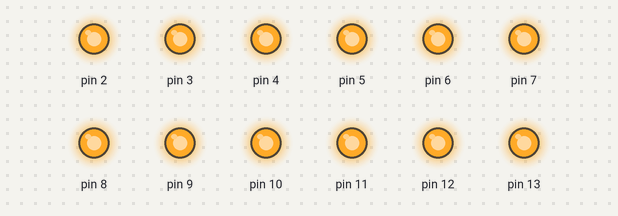
Simulated run of this sketch. Board: Arduino Uno, built with avr-gcc and run on an emulated ATmega328P. Shown: output pins drawn as LEDs (lit = HIGH).

Above: at 2.15 s.
At 6.95 s:
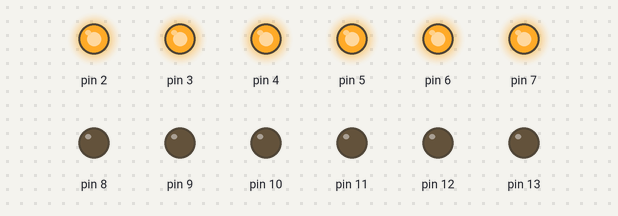
At 11.37 s:
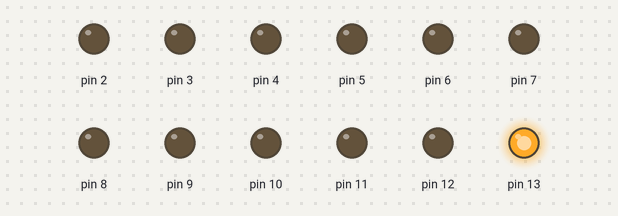
At 21.1 s:
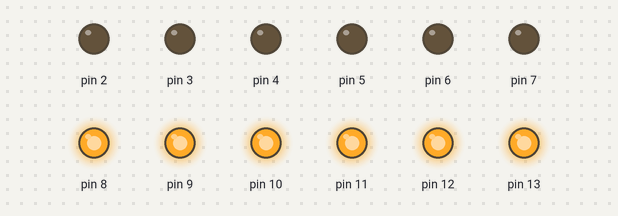
At 31.17 s:
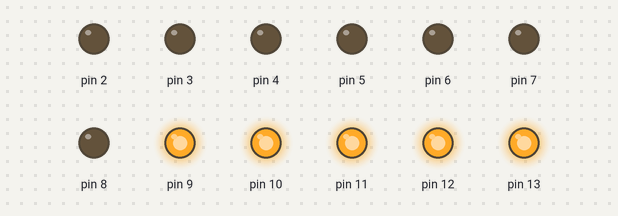
At 39.85 s:
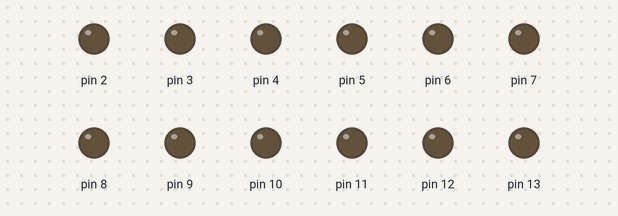
Timing chart, 0 to 40.0 s (numbered marks = the images above):
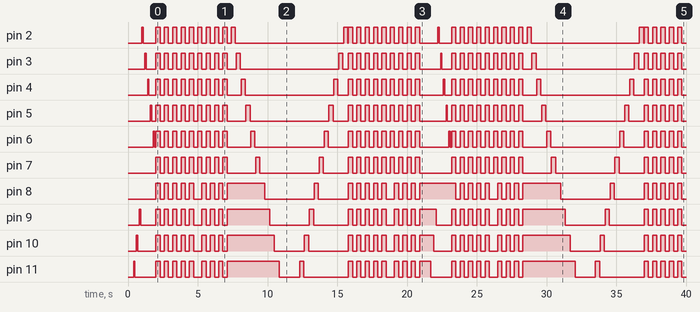

The sketch:

Blink.ino
```cpp
int delayInMSec = 100;
int onOffDelay = 300 ;
void setup() {
  pinMode(13, OUTPUT);
  pinMode(12, OUTPUT);
  pinMode(11, OUTPUT);
  pinMode(10, OUTPUT);
  pinMode(9, OUTPUT);
  pinMode(8, OUTPUT);
  pinMode(7, OUTPUT);
  pinMode(6, OUTPUT);
  pinMode(5, OUTPUT);
  pinMode(4, OUTPUT);
  pinMode(3, OUTPUT);
  pinMode(2, OUTPUT);
}

void loop() {
  pattern1();
  pattern2();
  pattern3();
  pattern4();
  pattern5();
  pattern6();
   pattern3();
  pattern4();
}

void pattern1() {
  blinkred1(13, delayInMSec);
  blinkred1(12, delayInMSec);
  blinkred1(11, delayInMSec);
  blinkred1(10, delayInMSec);
  blinkred1(9, delayInMSec);


}

void pattern2() {
  blinkred1(2, delayInMSec);
  blinkred1(3, delayInMSec);
  blinkred1(4, delayInMSec);
  blinkred1(5, delayInMSec);
  blinkred1(6, delayInMSec);


}
void pattern3() {
  blinkONOFF();
  blinkONOFF();
  blinkONOFF();
  blinkONOFF();
  blinkONOFF();

}
void pattern4() {
  blinkONOFFHalf();
  blinkONOFFHalf();
  blinkONOFFHalf();
  blinkONOFFHalf();

}
void pattern5() {
  oneOnOff(2);
  oneOnOff(3);
  oneOnOff(4);
  oneOnOff(5);
  oneOnOff(6);
  oneOnOff(7);
  oneOnOff(8);
  oneOnOff(9);
  oneOnOff(10);
  oneOnOff(11);
  oneOnOff(12);
  oneOnOff(13);

}
void pattern6() {
  oneOnOff(13);
  oneOnOff(12);
  oneOnOff(11);
  oneOnOff(10);
  oneOnOff(9);
  oneOnOff(8);
  oneOnOff(7);
  oneOnOff(6);
  oneOnOff(5);
  oneOnOff(4);
  oneOnOff(3);
  oneOnOff(2);

}
void blinkred1(int pin, int delayInmilisec) {
  digitalWrite(pin, HIGH);
  delay(delayInmilisec);
  digitalWrite(pin, LOW);
  delay(delayInmilisec);
}

void blinkONOFF() {
  digitalWrite(2, HIGH);
  digitalWrite(3, HIGH);
  digitalWrite(4, HIGH);
  digitalWrite(5, HIGH);
  digitalWrite(6, HIGH);
  digitalWrite(7, HIGH);
  digitalWrite(8, HIGH);
  digitalWrite(9, HIGH);
  digitalWrite(10, HIGH);
  digitalWrite(11, HIGH);
  digitalWrite(12, HIGH);
  digitalWrite(13, HIGH);
  delay(onOffDelay);
  digitalWrite(2, LOW);
  digitalWrite(3, LOW);
  digitalWrite(4, LOW);
  digitalWrite(5, LOW);
  digitalWrite(6, LOW);
  digitalWrite(7, LOW);
  digitalWrite(8, LOW);
  digitalWrite(9, LOW);
  digitalWrite(10, LOW);
  digitalWrite(11, LOW);
  digitalWrite(12, LOW);
  digitalWrite(13, LOW);
  delay(onOffDelay);
}

void blinkONOFFHalf() {
  digitalWrite(2, HIGH);
  digitalWrite(3, HIGH);
  digitalWrite(4, HIGH);
  digitalWrite(5, HIGH);
  digitalWrite(6, HIGH);
  digitalWrite(7, HIGH);
  // delay(500);
  digitalWrite(8, LOW);
  digitalWrite(9, LOW);
  digitalWrite(10, LOW);
  digitalWrite(11, LOW);
  digitalWrite(12, LOW);
  digitalWrite(13, LOW);
  delay(onOffDelay);
  digitalWrite(2, LOW);
  digitalWrite(3, LOW);
  digitalWrite(4, LOW);
  digitalWrite(5, LOW);
  digitalWrite(6, LOW);
  digitalWrite(7, LOW);
  // delay(500);
  digitalWrite(8, HIGH);
  digitalWrite(9, HIGH);
  digitalWrite(10, HIGH);
  digitalWrite(11, HIGH);
  digitalWrite(12, HIGH);
  digitalWrite(13, HIGH);
  delay(onOffDelay);
}
void oneOnOff(int pinN) {
  digitalWrite(pinN, HIGH);
  delay(onOffDelay);
  digitalWrite(pinN, LOW);
  delay(50);
}

void oneOnOffINVER(int pinN) {
  digitalWrite(pinN, LOW);
  delay(onOffDelay);
  digitalWrite(pinN, HIGH);
  delay(50);
}
```

Measured:
- by itself, pin 2: LOW → HIGH at 1.0 s, → LOW 0.10 s later, → HIGH 0.90 s later, → LOW 0.30 s later, … (76 changes in this stretch)
- by itself, pin 3: LOW → HIGH at 1.2 s, → LOW 0.10 s later, → HIGH 0.70 s later, → LOW 0.30 s later, … (76 changes in this stretch)
- by itself, pin 4: LOW → HIGH at 1.4 s, → LOW 0.10 s later, → HIGH 0.50 s later, → LOW 0.30 s later, … (76 changes in this stretch)
- by itself, pin 5: LOW → HIGH at 1.6 s, → LOW 0.10 s later, → HIGH 0.30 s later, → LOW 0.30 s later, … (76 changes in this stretch)
- by itself, pin 6: LOW → HIGH at 1.8 s, → LOW 0.10 s later, → HIGH 0.10 s later, → LOW 0.30 s later, … (76 changes in this stretch)
- by itself, pin 7: LOW → HIGH at 2.0 s, → LOW 0.30 s later, → HIGH 0.30 s later, → LOW 0.30 s later, … (72 changes in this stretch)
- by itself, pin 8: LOW → HIGH at 2.0 s, → LOW 0.30 s later, → HIGH 0.30 s later, → LOW 0.30 s later, … (66 changes in this stretch)
- by itself, pin 9: LOW → HIGH at 0.80 s, → LOW 0.10 s later, → HIGH 1.1 s later, → LOW 0.30 s later, … (70 changes in this stretch)
